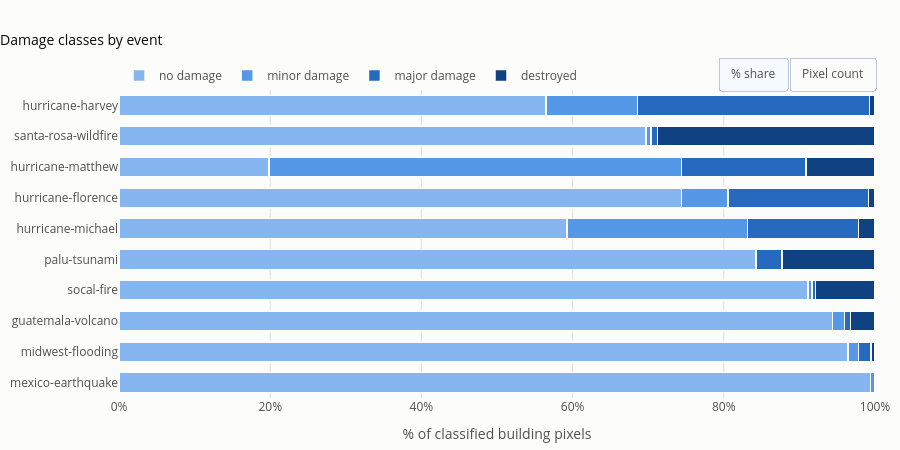

The code cell stored with this chart in its notebook:
### Markdown cell above
## Interactive Version

### Code cell
import plotly.graph_objects as go


def damage_tables(classified, names):
    """Per-event class counts and % shares, rows sorted so the most damaged event is on top of the chart."""
    counts = classified.copy()
    counts.columns = names
    total = counts.sum(axis=1).replace(0, np.nan)
    pct = counts.div(total, axis=0).mul(100).fillna(0)
    order = (pct[names[2]] + pct[names[3]]).sort_values().index   # ascending: Plotly draws the first row at the bottom
    return counts.loc[order], pct.loc[order]


def interactive_damage_chart(classified, names, title):
    counts, pct = damage_tables(classified, names)
    fig = go.Figure()
    for i, name in enumerate(names, start=1):
        fig.add_bar(
            y=pct.index, x=pct[name], name=name, orientation="h",
            marker=dict(color=DAMAGE_COLORS[i], line=dict(color=SURFACE, width=1.5)),   # surface-colored edge = gap between segments
            customdata=np.stack([counts[name].to_numpy()], axis=-1),
            hovertemplate="<b>%{y}</b><br>" + name + ": %{x:.1f}%<br>%{customdata[0]:,} px<extra></extra>",
        )

    pct_x = [pct[n].tolist() for n in names]
    cnt_x = [counts[n].tolist() for n in names]
    fig.update_layout(
        barmode="stack", bargap=0.35,
        title=dict(text=title, x=0, xanchor="left", font=dict(size=14, color=INK)),
        paper_bgcolor=SURFACE, plot_bgcolor=SURFACE, font=dict(color=INK_2),
        height=max(320, 28 * len(pct) + 170),
        margin=dict(l=10, r=20, t=90, b=50),
        legend=dict(orientation="h", x=0, y=1.0, yanchor="bottom", traceorder="normal"),
        xaxis=dict(title="% of classified building pixels", range=[0, 100], ticksuffix="%",
                   gridcolor=GRID, zeroline=False),
        yaxis=dict(automargin=True, showgrid=False, ticks=""),
        updatemenus=[dict(
            type="buttons", direction="right", x=1, xanchor="right", y=1.0, yanchor="bottom",
            buttons=[
                dict(label="% share", method="update",
                     args=[{"x": pct_x, "hovertemplate": [t.hovertemplate for t in fig.data]},
                           {"xaxis.title.text": "% of classified building pixels", "xaxis.autorange": False,
                            "xaxis.range": [0, 100], "xaxis.ticksuffix": "%", "xaxis.tickformat": ""}]),
                dict(label="Pixel count", method="update",
                     args=[{"x": cnt_x, "hovertemplate": [
                                "<b>%{y}</b><br>" + n + ": %{x:,} px<extra></extra>" for n in names]},
                           {"xaxis.title.text": "Classified building pixels", "xaxis.autorange": True,
                            "xaxis.ticksuffix": "", "xaxis.tickformat": "~s"}]),
            ],
        )],
    )
    return fig


interactive_damage_chart(classified, list(share.columns[1:]), "Damage classes by event").show()

### Figure 1 — Plotly figure (JSON) as saved in the notebook; plotly's stock layout.template omitted (floating-point values rounded to 4 significant figures)
{"data": [{"customdata": [[33892284], [8548398], [325896], [11783066], [15765630], [17322855], [4891542], [1126738], [11159899], [23258070]], "hovertemplate": "<b>%{y}</b><br>no damage: %{x:.1f}%<br>%{customdata[0]:,} px<extra></extra>", "marker": {"color": "#86b6ef", "line": {"color": "#fcfcfb", "width": 1.5}}, "name": "no damage", "orientation": "h", "type": "bar", "x": [99.4, 96.4, 94.4, 91.13, 84.27, 59.26, 74.38, 19.84, 69.73, 56.5], "y": ["mexico-earthquake", "midwest-flooding", "guatemala-volcano", "socal-fire", "palu-tsunami", "hurricane-michael", "hurricane-florence", "hurricane-matthew", "santa-rosa-wildfire", "hurricane-harvey"]}, {"customdata": [[173477], [124293], [5425], [65512], [889], [6969836], [405032], [3100769], [101705], [4979874]], "hovertemplate": "<b>%{y}</b><br>minor damage: %{x:.1f}%<br>%{customdata[0]:,} px<extra></extra>", "marker": {"color": "#5598e7", "line": {"color": "#fcfcfb", "width": 1.5}}, "name": "minor damage", "orientation": "h", "type": "bar", "x": [0.5088, 1.402, 1.571, 0.5067, 0.004752, 23.84, 6.159, 54.59, 0.6355, 12.1], "y": ["mexico-earthquake", "midwest-flooding", "guatemala-volcano", "socal-fire", "palu-tsunami", "hurricane-michael", "hurricane-florence", "hurricane-matthew", "santa-rosa-wildfire", "hurricane-harvey"]}, {"customdata": [[26299], [151240], [2752], [61152], [637864], [4304322], [1224812], [932490], [138284], [12633223]], "hovertemplate": "<b>%{y}</b><br>major damage: %{x:.1f}%<br>%{customdata[0]:,} px<extra></extra>", "marker": {"color": "#256abf", "line": {"color": "#fcfcfb", "width": 1.5}}, "name": "major damage", "orientation": "h", "type": "bar", "x": [0.07713, 1.705, 0.7971, 0.4729, 3.409, 14.72, 18.62, 16.42, 0.8641, 30.69], "y": ["mexico-earthquake", "midwest-flooding", "guatemala-volcano", "socal-fire", "palu-tsunami", "hurricane-michael", "hurricane-florence", "hurricane-matthew", "santa-rosa-wildfire", "hurricane-harvey"]}, {"customdata": [[3855], [44149], [11165], [1020267], [2305104], [634702], [55061], [519934], [4603486], [294497]], "hovertemplate": "<b>%{y}</b><br>destroyed: %{x:.1f}%<br>%{customdata[0]:,} px<extra></extra>", "marker": {"color": "#104281", "line": {"color": "#fcfcfb", "width": 1.5}}, "name": "destroyed", "orientation": "h", "type": "bar", "x": [0.01131, 0.4978, 3.234, 7.891, 12.32, 2.171, 0.8372, 9.154, 28.77, 0.7154], "y": ["mexico-earthquake", "midwest-flooding", "guatemala-volcano", "socal-fire", "palu-tsunami", "hurricane-michael", "hurricane-florence", "hurricane-matthew", "santa-rosa-wildfire", "hurricane-harvey"]}], "layout": {"bargap": 0.35, "barmode": "stack", "font": {"color": "#52514e"}, "height": 450, "legend": {"orientation": "h", "traceorder": "normal", "x": 0, "y": 1, "yanchor": "bottom"}, "margin": {"b": 50, "l": 10, "r": 20, "t": 90}, "paper_bgcolor": "#fcfcfb", "plot_bgcolor": "#fcfcfb", "title": {"font": {"color": "#0b0b0b", "size": 14}, "text": "Damage classes by event", "x": 0, "xanchor": "left"}, "updatemenus": [{"buttons": [{"args": [{"hovertemplate": ["<b>%{y}</b><br>no damage: %{x:.1f}%<br>%{customdata[0]:,} px<extra></extra>", "<b>%{y}</b><br>minor damage: %{x:.1f}%<br>%{customdata[0]:,} px<extra></extra>", "<b>%{y}</b><br>major damage: %{x:.1f}%<br>%{customdata[0]:,} px<extra></extra>", "<b>%{y}</b><br>destroyed: %{x:.1f}%<br>%{customdata[0]:,} px<extra></extra>"], "x": [[99.4, 96.4, 94.4, 91.13, 84.27, 59.26, 74.38, 19.84, 69.73, 56.5], [0.5088, 1.402, 1.571, 0.5067, 0.004752, 23.84, 6.159, 54.59, 0.6355, 12.1], [0.07713, 1.705, 0.7971, 0.4729, 3.409, 14.72, 18.62, 16.42, 0.8641, 30.69], [0.01131, 0.4978, 3.234, 7.891, 12.32, 2.171, 0.8372, 9.154, 28.77, 0.7154]]}, {"xaxis.autorange": false, "xaxis.range": [0, 100], "xaxis.tickformat": "", "xaxis.ticksuffix": "%", "xaxis.title.text": "% of classified building pixels"}], "label": "% share", "method": "update"}, {"args": [{"hovertemplate": ["<b>%{y}</b><br>no damage: %{x:,} px<extra></extra>", "<b>%{y}</b><br>minor damage: %{x:,} px<extra></extra>", "<b>%{y}</b><br>major damage: %{x:,} px<extra></extra>", "<b>%{y}</b><br>destroyed: %{x:,} px<extra></extra>"], "x": [[33892284, 8548398, 325896, 11783066, 15765630, 17322855, 4891542, 1126738, 11159899, 23258070], [173477, 124293, 5425, 65512, 889, 6969836, 405032, 3100769, 101705, 4979874], [26299, 151240, 2752, 61152, 637864, 4304322, 1224812, 932490, 138284, 12633223], [3855, 44149, 11165, 1020267, 2305104, 634702, 55061, 519934, 4603486, 294497]]}, {"xaxis.autorange": true, "xaxis.tickformat": "~s", "xaxis.ticksuffix": "", "xaxis.title.text": "Classified building pixels"}], "label": "Pixel count", "method": "update"}], "direction": "right", "type": "buttons", "x": 1, "xanchor": "right", "y": 1, "yanchor": "bottom"}], "xaxis": {"gridcolor": "#e1e0d9", "range": [0, 100], "ticksuffix": "%", "title": {"text": "% of classified building pixels"}, "zeroline": false}, "yaxis": {"automargin": true, "showgrid": false, "ticks": ""}}}
